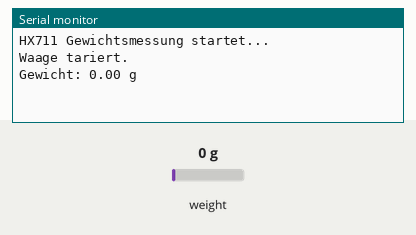
Bench run of a sketch on a simulated Arduino Nano, built with avr-gcc and run on an emulated ATmega328P. Parts: the last lines printed to the serial monitor. The inputs (shaded band) are chosen by the test bench; at power-on: weight on the scale 0 g.

Above: at 2.7 s.
2.8 s: weight on the scale set to 100 g
At 3.8 s:
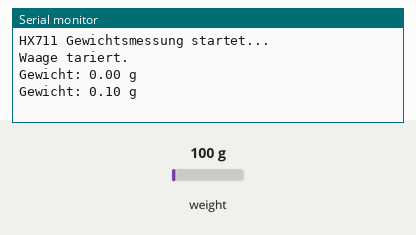
4.3 s: weight on the scale set to 1250 g
At 5.6 s:
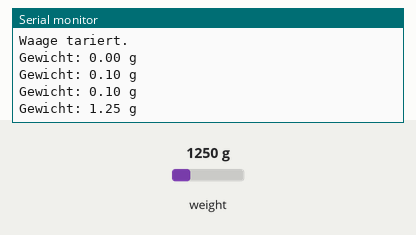
Timing chart, 0 to 7.3 s (numbered marks = the images above; inputs shaded):
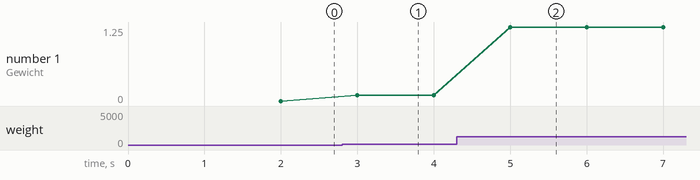

The sketch:

HX711_LoadCell.ino
```cpp
 /*
Project:  HX711 - Load-cell
Author:   Thomas Edlinger for www.edistechlab.com
Date:     Created 27.01.2026
Update:
Version:  V1.0
IDE:      Arduino IDE 2.3.5

Required Board (Tools -> Board -> Boards Manager...)
- Microcontroller: Arduino Nano ESP32
- Board: Arduino ESP32 Boards by Arduino V2.0.18-arduino.5

Required libraries (Tools -> manage libraries)
 - HX711 Arduino Library by Bogdan Necula V0.7.5
*/

#include "HX711.h"

// ================= PIN DEFINITIONS =================
#define HX711_DT   2   // DOUT / DT
#define HX711_SCK  3   // CLK / SCK

// ================= KALIBRIERUNG =================
// Dieser Wert MUSS später angepasst werden!
float calibration_factor = -7050.0;

// ================= OBJECT =================
HX711 scale;

void setup() {
  Serial.begin(115200);
  Serial.println("HX711 Gewichtsmessung startet...");

  scale.begin(HX711_DT, HX711_SCK);

  delay(500);

  // Nullpunkt setzen (Waage unbelastet!)
  scale.set_scale(calibration_factor);
  scale.tare();

  Serial.println("Waage tariert.");
}

void loop() {
  if (scale.is_ready()) {
    float weight = scale.get_units(5); // Mittelwert aus 5 Messungen

    Serial.print("Gewicht: ");
    Serial.print(weight);
    Serial.println(" g");
  } else {
    Serial.println("HX711 nicht bereit");
  }

  delay(500);
}
```

Measured:
- after the input at 2.8 s, the serial monitor: prints a new line after 0.20 s (image 1)
- after the input at 4.3 s, the serial monitor: prints a new line after 0.70 s (image 2)
- plotted number 1: 0 → 0.1 after the input at 2.8 s, 0.1 → 1.25 after the input at 4.3 s
